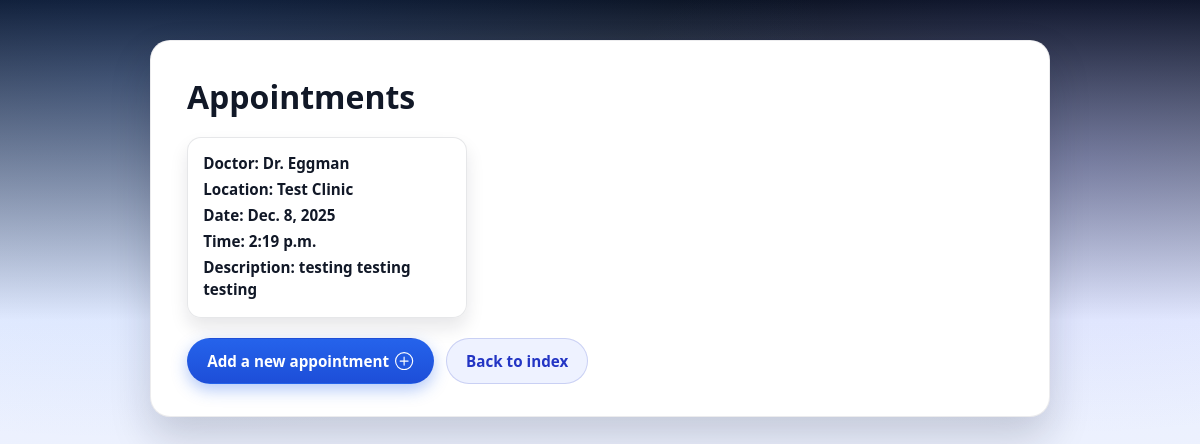
The app's page /appointments/ (signed in), older data.
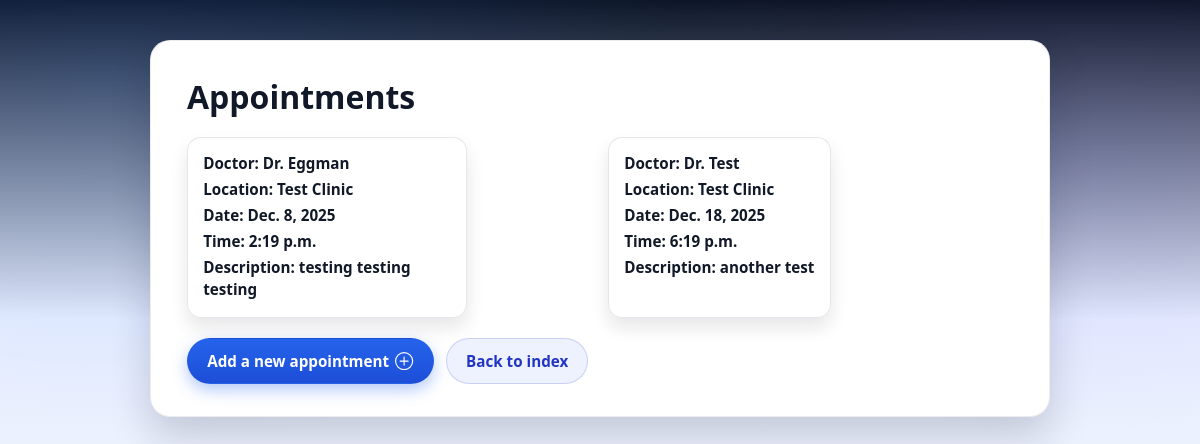
The same page, newer data.
### home/models.py (models this page shows, shortened)
class Appointment(models.Model):
    author = models.ForeignKey(settings.AUTH_USER_MODEL, on_delete=models.CASCADE,null=True,blank=True)
    date = models.DateField()
    time = models.TimeField()
    doctor = models.CharField(max_length=20)
    clinic = models.CharField(max_length=30)
    description = models.TextField(max_length=100)

### home/views.py (the view)
# urls.py: path("appointments/", appointments_list, name="appointments_list"),
@login_required
def appointments_list(request):
    appointments = Appointment.objects.filter(author=request.user).order_by('date', 'time')
    now = timezone.now()
    reminders_12hours = []
    reminders_24hours = []
    for appointment in appointments:
        appointment_datetime = timezone.make_aware(datetime.combine(appointment.date, appointment.time))
        time_until = appointment_datetime - now
        if timedelta(hours=0) < time_until <= timedelta(hours=12):
            reminders_12hours.append(appointment)
        elif timedelta(hours=12) < time_until <= timedelta(hours=24):
            reminders_24hours.append(appointment)
    context = {
        "appointments": appointments,
        "reminders_12hours": reminders_12hours,
        "reminders_24hours": reminders_24hours,
    }
    return render(request, "home/appointments_list.html", context)

### home/templates/home/appointments_list.html (shortened to what this page needs)
{% extends 'home/index.html' %}
{% block content %}
<main class="container appointments">
    {% if user.is_authenticated %}
    <h1>Appointments</h1>
    <ul class="appt-list">
        {% for appointment in appointments %}
        <li class="appt-item">
            <a class="appt-link" href="{% url 'appointment_detail' appointment.pk %}">
                <div class="appt-field"><strong>Doctor:</strong> {{ appointment.doctor }}</div>
                <div class="appt-field"><strong>Location:</strong> {{ appointment.clinic }}</div>
                <div class="appt-field"><strong>Date:</strong> {{ appointment.date }}</div>
                <div class="appt-field"><strong>Time:</strong> {{ appointment.time }}</div>
                <div class="appt-field"><strong>Description:</strong> {{ appointment.description }}</div>
            </a>
        </li>
        {% empty %}
        <li class="appt-item">No appointments scheduled.</li>
        {% endfor %}
    </ul>
    <div class="action-links">
        <a class="btn btn-primary" href="{% url 'appointment_create' %}">
            Add a new appointment {% include 'home/icons/plus-circle.svg' %}
        </a>
        <a class="btn btn-secondary" href="/">Back to index</a>
    </div>
    {% endif %}
</main>
{% endblock %}

### home/templates/home/index.html (shortened to what this page needs)
{% load static %}
<!DOCTYPE html>
<html lang="en">
<head>
    <link rel="stylesheet" href="{% static 'home/styles.css' %}">
</head>
<body>
    {% block content %}{% endblock %}
</body>
</html>

### static/home/styles.css (style rules this page uses)
* { box-sizing: border-box; margin: 0; padding: 0; font-family: system-ui, -apple-system, BlinkMacSystemFont, "Segoe UI", sans-serif; }
:root { --brand-900: rgb(35, 53, 196); --brand-700: rgb(47, 86, 194); --bg: #f6f7fb; --text: #111827; --muted: #6b7280; --card: #ffffff; --border: rgba(0,0,0,0.12); --radius: 16px; --shadow: 0 12px 25px rgba(15, 23, 42, 0.10); --shadow-soft: 0 6px 18px rgba(0,0,0,0.06); }
html, body { height: 100%; }
body { color: var(--text); min-height: 100vh; display: flex; justify-content: center; align-items: flex-start; padding: 2.5rem 2rem; line-height: 1.5; background: radial-gradient(1200px 600px at 10% 10%, rgba(59, 130, 246, 0.18), transparent 60%), radial-gradient(900px 500px at 90% 20%, rgba(99, 102, 241, 0.16), transparent 55%), linear-gradient(180deg, #0b1220 0%, #e9efff 40%, #f6f7fb 100%); }
.container { max-width: 900px; width: 100%; background-color: var(--card); border-radius: 20px; padding: 2rem 2.25rem; box-shadow: 0 20px 40px rgba(15, 23, 42, 0.18), 0 1px 0 rgba(255, 255, 255, 0.6) inset; border: 1px solid rgba(15, 23, 42, 0.08); }
.button-row, .action-links { display: flex; flex-wrap: wrap; gap: 0.75rem; margin-top: 0.9rem; }
.btn { display: inline-flex; align-items: center; justify-content: center; gap: 0.4rem; border-radius: 999px; padding: 0.65rem 1.2rem; font-size: 0.95rem; border: 1px solid transparent; cursor: pointer; font-weight: 800; text-decoration: none; transition: transform 0.12s ease, box-shadow 0.12s ease, background-color 0.12s ease; }
.btn-primary { background: linear-gradient(180deg, #2563eb, #1d4ed8); color: #ffffff; box-shadow: 0 6px 16px rgba(37, 99, 235, 0.35); }
.btn-secondary { background-color: #eef2ff; color: var(--brand-900); border-color: rgba(35, 53, 196, 0.18); }
.appt-list { list-style: none; padding-left: 0; margin: 1rem 0 1.25rem; display: grid; grid-template-columns: repeat(auto-fit, minmax(240px, 1fr)); gap: 1rem; justify-items: start; }
.appt-item { max-width: 280px; padding: 0.85rem 0.95rem; border: 1px solid rgba(15, 23, 42, 0.10); border-radius: 14px; background: rgba(255, 255, 255, 0.92); box-shadow: 0 10px 18px rgba(15, 23, 42, 0.10); transition: transform 0.12s ease, box-shadow 0.12s ease; }
.appt-link { display: block; font-weight: 600; font-size: 0.95rem; line-height: 1.45; color: var(--text); text-decoration: none; }
.appt-field { margin-bottom: 0.25rem; }

Row changes from the older to the newer data that the page shows:
added Appointment: doctor "Dr. Test", clinic "Test Clinic", date "Dec. 18, 2025", time "6:19 p.m.", description "another test"
